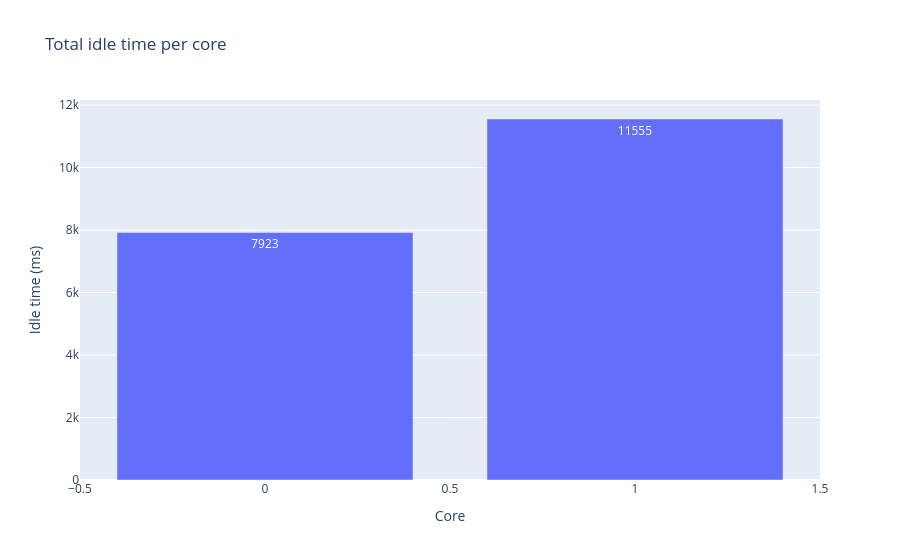

Source (notebook cell):
### Markdown cell above
## Core idle totals

### Code cell
idle_fig = ml.make_core_idle_bar_figure(trace)
idle_fig

### Figure 1 — Plotly figure (JSON) as saved in the notebook; plotly's stock layout.template omitted (floating-point values rounded to 4 significant figures)
{"data": [{"hovertemplate": "Core=%{x}<br>Idle time (ms)=%{text}<extra></extra>", "legendgroup": "", "marker": {"color": "#636efa", "pattern": {"shape": ""}}, "name": "", "orientation": "v", "showlegend": false, "text": [7923.0, 11560.0], "textposition": "auto", "texttemplate": "%{text:.0f}", "type": "bar", "x": [0, 1], "xaxis": "x", "y": [7923, 11555], "yaxis": "y"}], "layout": {"barmode": "relative", "legend": {"tracegroupgap": 0}, "title": {"text": "Total idle time per core"}, "xaxis": {"anchor": "y", "domain": [0, 1], "title": {"text": "Core"}}, "yaxis": {"anchor": "x", "domain": [0, 1], "title": {"text": "Idle time (ms)"}}}}
